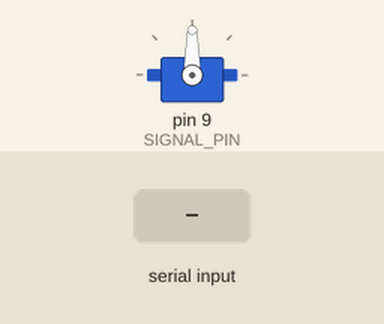
The sketch below on a simulated Arduino Uno, built with avr-gcc and run on an emulated ATmega328P. On the bench: servo. The test bench sets the inputs (shaded band). What the sketch prints to the serial monitor is not drawn.

Above: at 1.2 s.
1.3 s: "90,45\n" received over Serial
At 4.2 s:
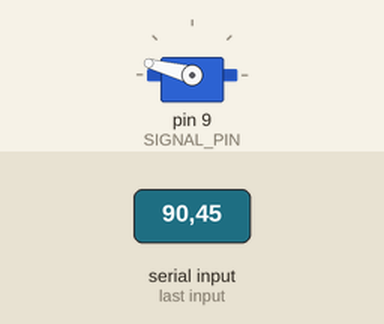
4.3 s: "30,150\n" received over Serial
At 7.2 s:
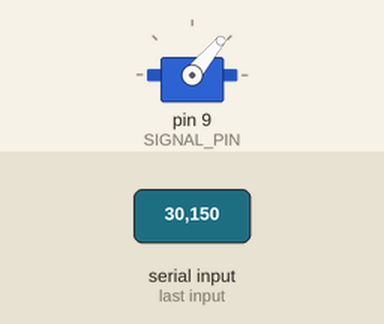
7.3 s: "g90\n" received over Serial
At 10.2 s:
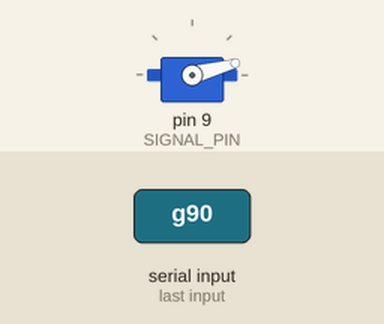
10.3 s: "s90\n" received over Serial
At 11.2 s:
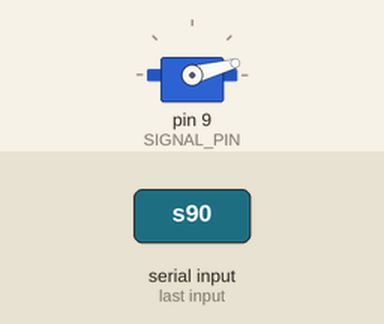
Timing chart, 0 to 12.8 s (numbered marks = the images above; inputs shaded):
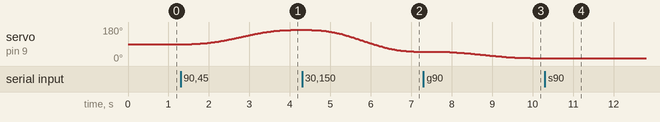

Measured:
- after the input at 1.3 s, servo on pin 9 (SIGNAL_PIN): moves from 90° to 165° over 2.5 s, starting after 0.28 s
- after the input at 4.3 s, servo on pin 9 (SIGNAL_PIN): moves from 165° to 50° over 2.5 s, starting after 0.24 s
- after the input at 7.3 s, servo on pin 9 (SIGNAL_PIN): moves from 50° to 15° over 2.3 s, starting after 0.36 s
- after the input at 10.3 s, servo on pin 9 (SIGNAL_PIN): stays 15° (without the input it goes to 16° after 2.0 s)

The sketch:

demo.ino
```cpp
// C4-2: SG92R one-servo, five mechanically programmed patterns.
// D9 signal. External regulated 4.8 V. Controller and servo share GND.
// Start at 90 deg BEFORE assembly. No position/force feedback is present.
#include <Servo.h>

Servo motor;
constexpr uint8_t SIGNAL_PIN = 9;
constexpr uint32_t MOVE_MS = 3000;
constexpr uint32_t DWELL_MS = 1600;
constexpr float POSES[] = {15.0f, 50.0f, 90.0f, 130.0f, 165.0f};
// Measure the horn mounting phase on hardware. Keep every relative angle equal.
constexpr float PHASE_TRIM_DEG = 0.0f;
static_assert(PHASE_TRIM_DEG >= -10.0f && PHASE_TRIM_DEG <= 10.0f,
              "Check horn mounting if the required phase trim exceeds 10 degrees.");
float commanded = 90.0f;
float startAngle = 90.0f;
float targetAngle = 90.0f;
uint32_t startedAt = 0;
uint32_t stoppedAt = 0;
uint8_t cycleIndex = 0;
bool moving = false;
bool cycling = false;

void writeAngle(float logicalAngle) {
  motor.write(static_cast<int>(logicalAngle + PHASE_TRIM_DEG + 0.5f));
}

float ease(float u) {
  if (u <= 0.0f) return 0.0f;
  if (u >= 1.0f) return 1.0f;
  return u * u * u * (10.0f + u * (-15.0f + 6.0f * u));
}

void select(float angle) {
  startAngle = commanded;
  targetAngle = angle;
  startedAt = millis();
  moving = true;
}

void setup() {
  Serial.begin(115200);
  motor.attach(SIGNAL_PIN);
  writeAngle(90.0f);
  stoppedAt = millis();
  Serial.println(F("C4-2: h=flat, 1=upper-left, 2=center, 3=upper-right, 4=lower-pair, g=cycle, c=assembly 90, s=hold"));
}

void loop() {
  if (Serial.available()) {
    const char command = Serial.read();
    if (command == 'g') {
      cycling = true;
      cycleIndex = 0;
      select(POSES[cycleIndex]);
    } else if (command == 's') {
      cycling = false;
      moving = false;
      writeAngle(commanded);
    } else if (command == 'h' || command == 'c' || (command >= '1' && command <= '4')) {
      cycling = false;
      select(command == 'h' ? 15.0f : command == 'c' ? 90.0f : POSES[command - '0']);
    }
  }
  const uint32_t now = millis();
  if (moving) {
    const uint32_t elapsed = now - startedAt;
    commanded = startAngle + (targetAngle - startAngle) * ease(static_cast<float>(elapsed) / MOVE_MS);
    writeAngle(commanded);
    if (elapsed >= MOVE_MS) {
      commanded = targetAngle;
      moving = false;
      stoppedAt = now;
    }
  } else if (cycling && static_cast<uint32_t>(now - stoppedAt) >= DWELL_MS) {
    cycleIndex = static_cast<uint8_t>((cycleIndex + 1) % 5);
    select(POSES[cycleIndex]);
  }
}
```
